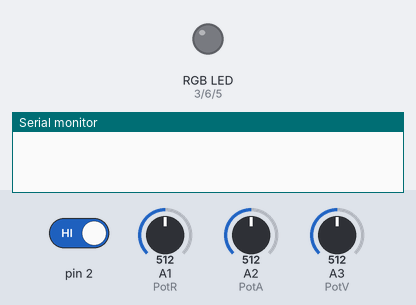
Bench run of a sketch on a simulated Arduino Uno, built with avr-gcc and run on an emulated ATmega328P. Parts: an RGB LED mixed from three pins (HIGH = lit), the last lines printed to the serial monitor. The test bench sets the inputs (shaded band); at power-on: pin 2 HIGH, A1 (PotR) = 512, A2 (PotA) = 512, A3 (PotV) = 512. Dim RGB values are drawn brighter than linear.

Above: at 1.2 s.
1.3 s: pin 2 driven LOW
At 11.6 s:
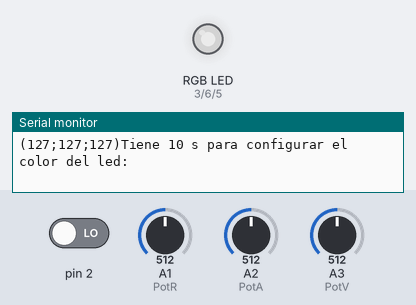
Timing chart, 0 to 32.9 s (numbered marks = the images above; inputs shaded):
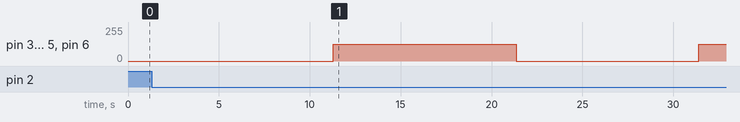

The sketch:

TP_N__3_Lectura_an_loga_y_Monitor_Serial.ino
```cpp
#define PotR A1
#define PotA A2
#define PotV A3
int estado = 0;
void setup()
{
  pinMode( 2, INPUT);
  pinMode( 3, OUTPUT);//rojo
  pinMode( 5, OUTPUT);//azul
  pinMode( 6, OUTPUT);//verde
  pinMode( PotR , INPUT);
  pinMode( PotA , INPUT);
  pinMode( PotV , INPUT);
  Serial.begin(9600);
}

void loop()
{
   int valor_potenciometroR = analogRead ( PotR );
   int valorPNR = map( valor_potenciometroR , 0 , 1023 , 0 , 255 );

    int valor_potenciometroA = analogRead ( PotA );
  int valorPNA = map( valor_potenciometroA , 0 , 1023 , 0 , 255 );

    int valor_potenciometroV = analogRead ( PotV );
  int valorPNV = map( valor_potenciometroV , 0 , 1023 , 0 , 255 );

  if ( !digitalRead ( 2 ) == HIGH )
  {
    Serial.println("Tiene 10 s para configurar el color del led:");
    estado = estado+1 ;
    delay( 10000 ) ;
    Serial.println("El led esta usando esta configuracion de colores RGB:"); Serial.print("("); Serial.print(valorPNR); Serial.print(";"); Serial.print(valorPNA); Serial.print(";"); Serial.print(valorPNV); Serial.print(")");
  }
  if( estado ==1 )
  {
    analogWrite( 3, valorPNR);
    analogWrite( 5, valorPNA);
    analogWrite( 6, valorPNV);
  }else if(estado == 2)
  {
    analogWrite( 3, 0);
    analogWrite( 5, 0);
    analogWrite( 6, 0);
    estado = 0;
  }

}
```

Measured:
- after the input at 1.3 s, pin 3 (rojo), pin 5 (azul), pin 6 (verde): 0/255 → 127/255 after 10.0 s, → 0/255 10.1 s later, → 127/255 10.1 s later
